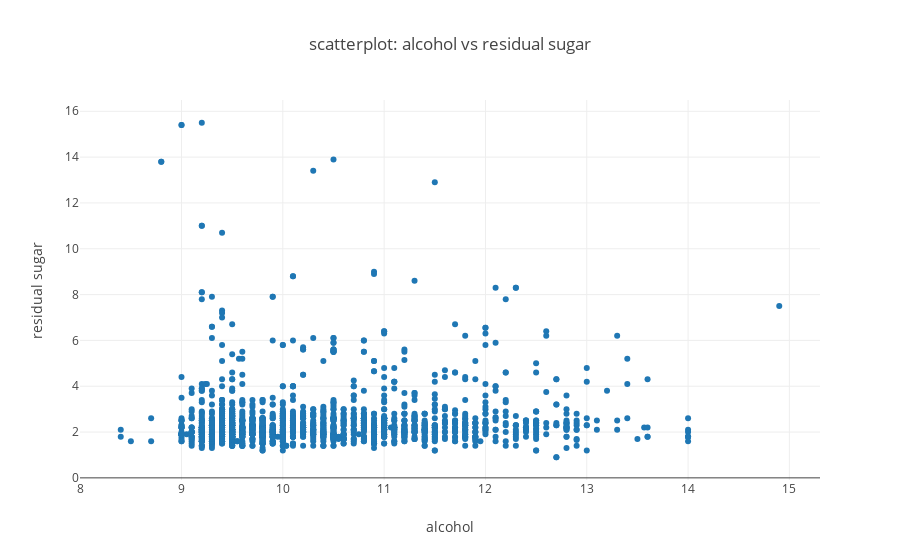

Notebook code for this chart:
### Markdown cell above
## Scatter Plot

### Code cell
layout = plotly.graph_objs.Layout(
    title="scatterplot: alcohol vs residual sugar", 
    autosize=True,
    xaxis={"title": "alcohol"},
    yaxis={"title": "residual sugar"}
)

figure = plotly.graph_objs.Figure(
    data=[
        plotly.graph_objs.Scatter(
            x=df["alcohol"],
            y=df["residual sugar"],
            mode="markers"
        )        
    ], 
    layout=layout
)

iplot(figure_or_data=figure)

### Figure 1 — Plotly figure (JSON) as saved in the notebook; plotly's stock layout.template omitted (floating-point values rounded to 4 significant figures; data arrays with more than 128 entries replaced by an {"elided": "..."} marker saying what was removed)
{"data": [{"mode": "markers", "type": "scatter", "uid": "b390bdf5-4875-49fe-9630-f30a11af1da6", "x": {"elided": "1599 float values"}, "y": {"elided": "1599 float values"}}], "layout": {"autosize": true, "title": {"text": "scatterplot: alcohol vs residual sugar"}, "xaxis": {"autorange": true, "range": [7.974, 15.33], "title": {"text": "alcohol"}, "type": "linear"}, "yaxis": {"autorange": true, "range": [-0.1694, 16.57], "title": {"text": "residual sugar"}, "type": "linear"}}}
